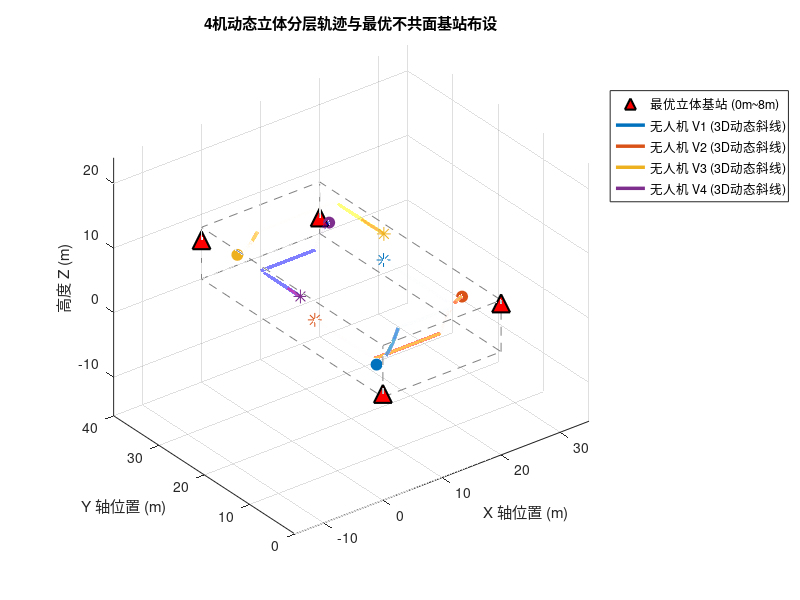

Here is the MATLAB script that generated this plot:
% =========================================================================
% generate_data_3D.m (CMLKF 几何最优化版)
% 3D多车(无人机行为) UWB/IMU 协同定位仿真数据生成脚本
% 空间范围：20m x 40m x 8m (高度严格控制在 2m ~ 7m)
% 优化重点：重构基站最大立体非对称拓扑，以及无人机群多高度层动态斜线协同轨迹
% =========================================================================
clc; clear; close all;

%% 1. 全局参数设置与保存路径
dt_imu = 0.01;              % IMU 采样时间 100Hz (0.01s)
dt_uwb = 0.1;               % UWB 采样时间 10Hz (0.1s)
t_end = 300;                % 运行时间 300秒
N_steps = round(t_end / dt_imu) + 1; % 30001 个采样点
Vehicle_num = 4;            % 车辆数量
Anchor_num = 4;             % 基站数量

% 【黄金布局优化】：基站高度在 0~8m 范围内实现非对称立体最大化错落
% 打破任何局部的共面奇异，使得 GDOP 在 3D 空间内各向同性
anchors = [ 0,  0, 0.5;     % 角落 1：极低位
           20,  0, 7.5;     % 角落 2：极高位
           20, 40, 2.5;     % 角落 3：中低位
            0, 40, 6.0];    % 角落 4：中高位

% 保存路径
save_dir = 'E:\SE3_MLKF\Data'; 
trajectories_mat_name = sprintf('Trj_data_Veh%d_Anc%d_3D_2.mat', Vehicle_num, Anchor_num);

% 噪声参数
IMU_noise_params.sigma_na = 0.05;      
IMU_noise_params.sigma_nw = 0.005;     
IMU_noise_params.sigma_ba = 0.002;     
IMU_noise_params.sigma_bw = 0.0002;    
UWB_noise_params.sigma_anc = 0.05;     
UWB_noise_params.sigma_rel = 0.07;     

%% 2. 独立车辆动力学规划 (3秒平滑原地转弯 + 持续三维斜线飞行)
% 初始状态规划：[X, Y, Z, 初始速率, 初始航向角]
% 高度均限制在 2m ~ 7m 范围内，各自占据不同的起始高度层
init_configs = [
    2,   4,  2.5,  0.11,  0;      % V1: 低层偏南，朝东，后续北转并持续爬升
   18,   6,  6.5,  0.11,  pi;     % V2: 高层偏南，朝西，后续北转并持续下降
    3,  36,  4.5,  0.11,  0;      % V3: 中层偏北，朝东，后续南转并持续爬升
   17,  34,  5.5,  0.07,  pi;     % V4: 中高层偏北，朝西，后续南转并持续下降
];

trajectories = struct();
for n = 1:Vehicle_num
    v_name = sprintf('V%d', n);
    cfg = init_configs(n, :);
    
    P_true = zeros(N_steps, 3);
    V_true = zeros(N_steps, 3);
    A_true = zeros(N_steps, 3);
    Theta_true = zeros(N_steps, 1);
    
    % 初始条件
    P_true(1, :) = cfg(1:3);
    v_mag = cfg(4);
    th_curr = cfg(5);
    % 结合初始三维速度（含微弱垂直速度以开启斜线运动）
    V_true(1, :) = [v_mag * cos(th_curr), v_mag * sin(th_curr), 0];
    Theta_true(1) = th_curr;
    
    % 计算转弯过渡段的时间窗（保证每架无人机在 300s 内只在中间区域平滑转弯一次）
    t_turn_start = 120 + (n-1)*15; % 错开转弯时间，避免群内瞬时扰动重叠
    t_turn_end = t_turn_start + 3;
    
    for k = 2:N_steps
        t = (k-1) * dt_imu;
        a_curr = [0; 0; 0];
        th_curr = Theta_true(k-1);
        
        % 根据不同车辆进行平滑的 3D 加速度与单次转弯规划
        switch n
            case 1  % V1: 前期东行缓慢爬升 -> 原地左转90度(朝北) -> 继续北行并加速爬升
                if t < t_turn_start
                    th_curr = 0;
                    a_curr = [0; 0; 0.008]; % 缓慢向上斜飞
                elseif t >= t_turn_start && t <= t_turn_end
                    a_curr = [0; 0; 0];    % 旋转期间水平面速度置零，保持高度不变
                    V_true(k-1, 1:2) = 0;
                    th_curr = 0 + (pi/2)/3 * (t - t_turn_start); % 3秒平滑左转90度(朝北)
                else
                    th_curr = pi/2;
                    a_curr = [0; 0.001; 0.006]; % 朝北前行，持续平滑爬升
                end
                
            case 2  % V2: 前期西行缓慢下降 -> 原地右转90度(朝北) -> 继续北行并加速下降
                if t < t_turn_start
                    th_curr = pi;
                    a_curr = [0; 0; -0.008]; % 缓慢向下斜飞
                elseif t >= t_turn_start && t <= t_turn_end
                    a_curr = [0; 0; 0];
                    V_true(k-1, 1:2) = 0;
                    th_curr = pi - (pi/2)/3 * (t - t_turn_start); % 3秒平滑右转90度(朝北)
                else
                    th_curr = pi/2;
                    a_curr = [0; 0.001; -0.006]; % 朝北前行，持续平滑下降
                end
                
            case 3  % V3: 前期东行缓慢爬升 -> 原地右转90度(朝南) -> 继续南行并加速爬升
                if t < t_turn_start
                    th_curr = 0;
                    a_curr = [0; 0; 0.005]; 
                elseif t >= t_turn_start && t <= t_turn_end
                    a_curr = [0; 0; 0];
                    V_true(k-1, 1:2) = 0;
                    th_curr = 0 - (pi/2)/3 * (t - t_turn_start); % 3秒平滑右转90度(朝南)
                else
                    th_curr = -pi/2;
                    a_curr = [0; -0.001; 0.004]; % 朝南前行，持续爬升
                end
                
            case 4  % V4: 前期西行缓慢下降 -> 原地左转90度(朝南) -> 继续南行并加速下降
                if t < t_turn_start
                    th_curr = pi;
                    a_curr = [0; 0; -0.006];
                elseif t >= t_turn_start && t <= t_turn_end
                    a_curr = [0; 0; 0];
                    V_true(k-1, 1:2) = 0;
                    th_curr = pi + (pi/2)/3 * (t - t_turn_start); % 3秒平滑左转90度(朝南)
                else
                    th_curr = 3*pi/2;
                    a_curr = [0; -0.001; -0.004]; % 朝南前行，持续下降
                end
        end
        
        % 严格物理积分更新
        A_true(k-1, :) = a_curr';
        V_true(k, :)   = V_true(k-1, :) + A_true(k-1, :) * dt_imu;
        P_true(k, :)   = P_true(k-1, :) + V_true(k-1, :) * dt_imu + 0.5 * A_true(k-1, :) * dt_imu^2;
        
        % 边界安全性硬约束：确保由于持续加速度导致的高度飞行绝不溢出 [2m, 7m] 范围
        if P_true(k, 3) < 2.1
            P_true(k, 3) = 2.1; V_true(k, 3) = 0;
        elseif P_true(k, 3) > 6.9
            P_true(k, 3) = 6.9; V_true(k, 3) = 0;
        end
        Theta_true(k)  = th_curr;
    end
    A_true(end, :) = [0, 0, 0]; 
    
    % 保存真值分量
    trajectories.(v_name).Time_true = (0:dt_imu:t_end)';
    trajectories.(v_name).X_true = P_true(:, 1);
    trajectories.(v_name).Y_true = P_true(:, 2);
    trajectories.(v_name).Z_true = P_true(:, 3);
    trajectories.(v_name).Vx_true = V_true(:, 1);
    trajectories.(v_name).Vy_true = V_true(:, 2);
    trajectories.(v_name).Vz_true = V_true(:, 3);
    trajectories.(v_name).Theta_true = Theta_true;
    
    % 旋转矩阵序列 R_true
    R_true = zeros(3, 3, N_steps);
    for k = 1:N_steps
        th = Theta_true(k);
        R_true(:, :, k) = [
            cos(th), -sin(th), 0;
            sin(th),  cos(th), 0;
            0,        0,       1
        ];
    end
    trajectories.(v_name).R_true = R_true;
end

%% 3. 生成含有零偏与白噪声的 100Hz 3D IMU 测量信号
for n = 1:Vehicle_num
    v_name = sprintf('V%d', n);
    veh = trajectories.(v_name);
    
    % 计算理想 3D 角速度
    theta_unwrapped = unwrap(veh.Theta_true);
    wz_true = gradient(theta_unwrapped, dt_imu);
    omega_body_ideal = [zeros(N_steps, 2), wz_true];
    
    % 计算理想特定力：f = R^T * (a - g)
    a_body_ideal = zeros(N_steps, 3);
    g_vec = [0; 0; -9.81];
    for k = 1:N_steps
        R_k = veh.R_true(:, :, k);
        a_world = [A_true(k, 1); A_true(k, 2); A_true(k, 3)];
        a_body_ideal(k, :) = (R_k' * (a_world - g_vec))';
    end
    
    % 模拟高保真零偏游走
    ba_init = (rand(1, 3) - 0.5) * 0.1;    
    bw_init = (rand(1, 3) - 0.5) * 0.01;
    b_a = ba_init + cumsum(randn(N_steps, 3) * IMU_noise_params.sigma_ba * sqrt(dt_imu), 1);
    b_w = bw_init + cumsum(randn(N_steps, 3) * IMU_noise_params.sigma_bw * sqrt(dt_imu), 1);
    
    % 叠加噪声
    acc_noise = randn(N_steps, 3) * IMU_noise_params.sigma_na;
    gyro_noise = randn(N_steps, 3) * IMU_noise_params.sigma_nw;
    
    acc_m = a_body_ideal + b_a + acc_noise;
    gyro_m = omega_body_ideal + b_w + gyro_noise;
    
    % 保存 IMU 数据
    trajectories.(v_name).IMU_Time = veh.Time_true;
    trajectories.(v_name).IMU_acc_m = acc_m;
    trajectories.(v_name).IMU_gyro_m = gyro_m;
    trajectories.(v_name).IMU_bias_a_true = b_a;
    trajectories.(v_name).IMU_bias_w_true = b_w;
end

%% 4. 生成 10Hz 同步 UWB 测距信号
idx_uwb = 1:10:N_steps;
t_uwb = trajectories.V1.Time_true(idx_uwb);
N_uwb = length(t_uwb);
pos_true_uwb = zeros(N_uwb, 3, Vehicle_num);
for n = 1:Vehicle_num
    v_name = sprintf('V%d', n);
    pos_true_uwb(:, 1, n) = trajectories.(v_name).X_true(idx_uwb);
    pos_true_uwb(:, 2, n) = trajectories.(v_name).Y_true(idx_uwb);
    pos_true_uwb(:, 3, n) = trajectories.(v_name).Z_true(idx_uwb);
end
for n = 1:Vehicle_num
    v_name = sprintf('V%d', n);
    
    % A. UWB 基站 3D 测距
    UWB_Anchor = zeros(N_uwb, 1 + Anchor_num);
    UWB_Anchor(:, 1) = t_uwb;
    for a_idx = 1:Anchor_num
        dx = pos_true_uwb(:, 1, n) - anchors(a_idx, 1);
        dy = pos_true_uwb(:, 2, n) - anchors(a_idx, 2);
        dz = pos_true_uwb(:, 3, n) - anchors(a_idx, 3);
        dist_true = sqrt(dx.^2 + dy.^2 + dz.^2);
        
        UWB_Anchor(:, 1 + a_idx) = dist_true + randn(N_uwb, 1) * UWB_noise_params.sigma_anc;
    end
    trajectories.(v_name).UWB_Anchor = UWB_Anchor;
    
    % B. UWB 3D 车间相对测距
    UWB_Relative = zeros(N_uwb, 1 + Vehicle_num);
    UWB_Relative(:, 1) = t_uwb;
    for j = 1:Vehicle_num
        if n == j
            UWB_Relative(:, 1 + j) = NaN;
        else
            dx = pos_true_uwb(:, 1, n) - pos_true_uwb(:, 1, j);
            dy = pos_true_uwb(:, 2, n) - pos_true_uwb(:, 2, j);
            dz = pos_true_uwb(:, 3, n) - pos_true_uwb(:, 3, j);
            dist_true = sqrt(dx.^2 + dy.^2 + dz.^2);
            
            UWB_Relative(:, 1 + j) = dist_true + randn(N_uwb, 1) * UWB_noise_params.sigma_rel;
        end
    end
    trajectories.(v_name).UWB_Relative = UWB_Relative;
end

%% 5. 轨迹可视化 (三维立体作图以确认高度不共面)
figure('Name', 'Multi-Agent 最优 3D 协同定位拓扑轨迹', 'Position', [100, 100, 850, 650]);
hold on; grid on; axis equal;
xlabel('X 轴位置 (m)'); ylabel('Y 轴位置 (m)'); zlabel('高度 Z (m)');
title('4机动态立体分层轨迹与最优不共面基站布设');

% 绘制边界立体框
line([0, 20, 20, 0, 0], [0, 0, 40, 40, 0], [0, 0, 0, 0, 0], 'Color', [0.5,0.5,0.5], 'LineStyle', '--');
line([0, 20, 20, 0, 0], [0, 0, 40, 40, 0], [8, 8, 8, 8, 8], 'Color', [0.5,0.5,0.5], 'LineStyle', '--');
for corner = [0, 20]
    for side = [0, 40]
        line([corner, corner], [side, side], [0, 8], 'Color', [0.5,0.5,0.5], 'LineStyle', '--');
    end
end

% 绘制最优不共面基站
h_anchor = plot3(anchors(:,1), anchors(:,2), anchors(:,3), '^', 'MarkerSize', 13, ...
    'MarkerFaceColor', 'r', 'MarkerEdgeColor', 'k', 'LineWidth', 1.5, 'DisplayName', '最优立体基站 (0m~8m)');

colors = lines(Vehicle_num);
h_traj = zeros(1, Vehicle_num);
for n = 1:Vehicle_num
    v_data = trajectories.(sprintf('V%d', n));
    h_traj(n) = plot3(v_data.X_true, v_data.Y_true, v_data.Z_true, 'Color', colors(n,:), 'LineWidth', 2.5, ...
        'DisplayName', sprintf('无人机 V%d (3D动态斜线)', n));
    
    % 标记起始点和终点
    plot3(v_data.X_true(1), v_data.Y_true(1), v_data.Z_true(1), 'o', 'MarkerSize', 8, 'MarkerFaceColor', colors(n,:), 'Color', colors(n,:));
    plot3(v_data.X_true(end), v_data.Y_true(end), v_data.Z_true(end), '*', 'MarkerSize', 10, 'Color', colors(n,:));
end
view(3); 
legend([h_anchor, h_traj], 'Location', 'northeastoutside');
hold off;

%% 6. 数据保存
if ~exist(save_dir, 'dir')
    mkdir(save_dir);
end
save_path = fullfile(save_dir, trajectories_mat_name);
save(save_path, 'trajectories', 'anchors', 'IMU_noise_params', 'UWB_noise_params', 'Vehicle_num', 'Anchor_num');
fprintf('CMLKF 优化版 3D 仿真数据生成成功，已保存至：%s\n', save_path);
